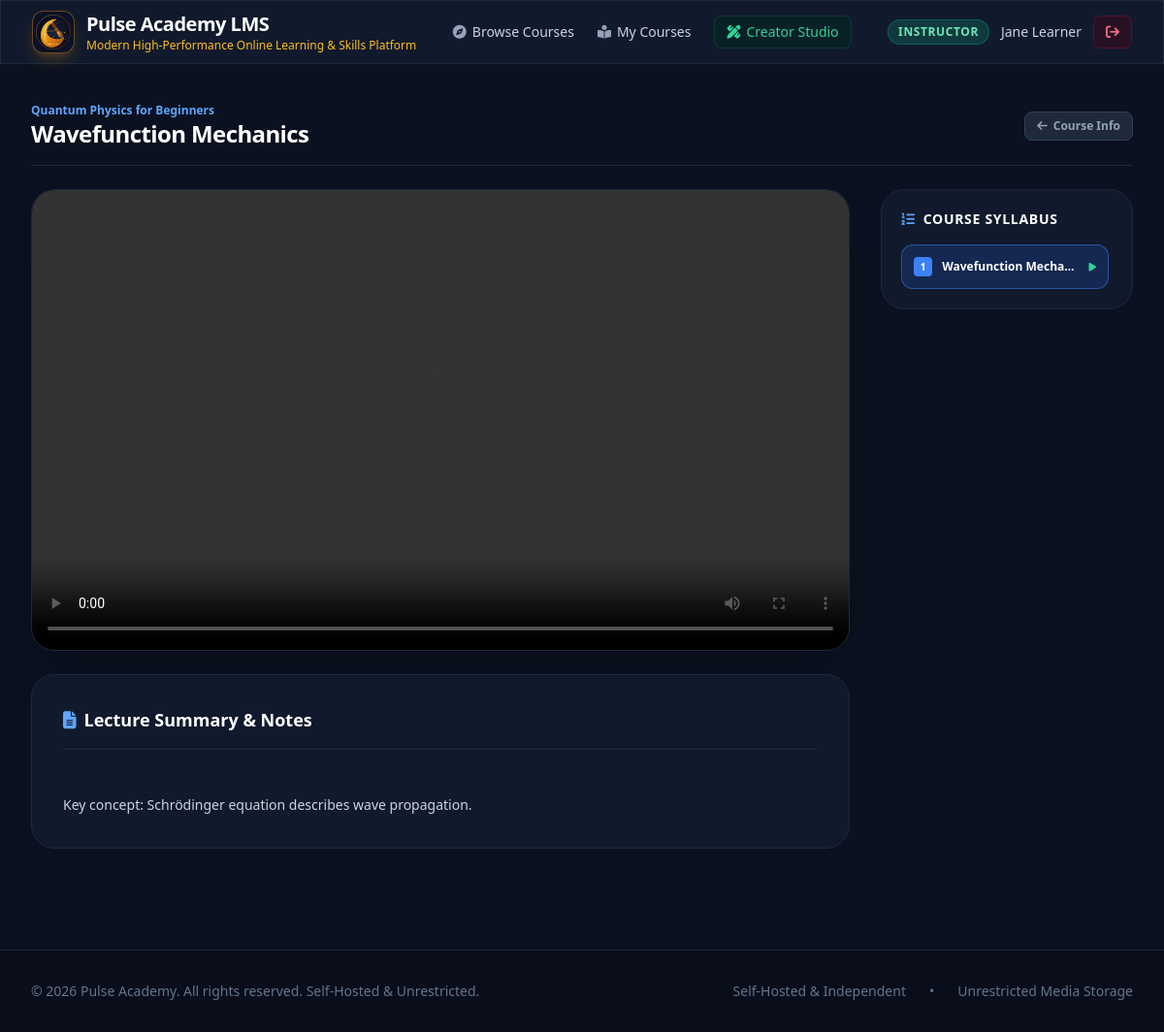
Before: /learn/quantum-physics-for-beginners-705 (signed in) with the older database file.
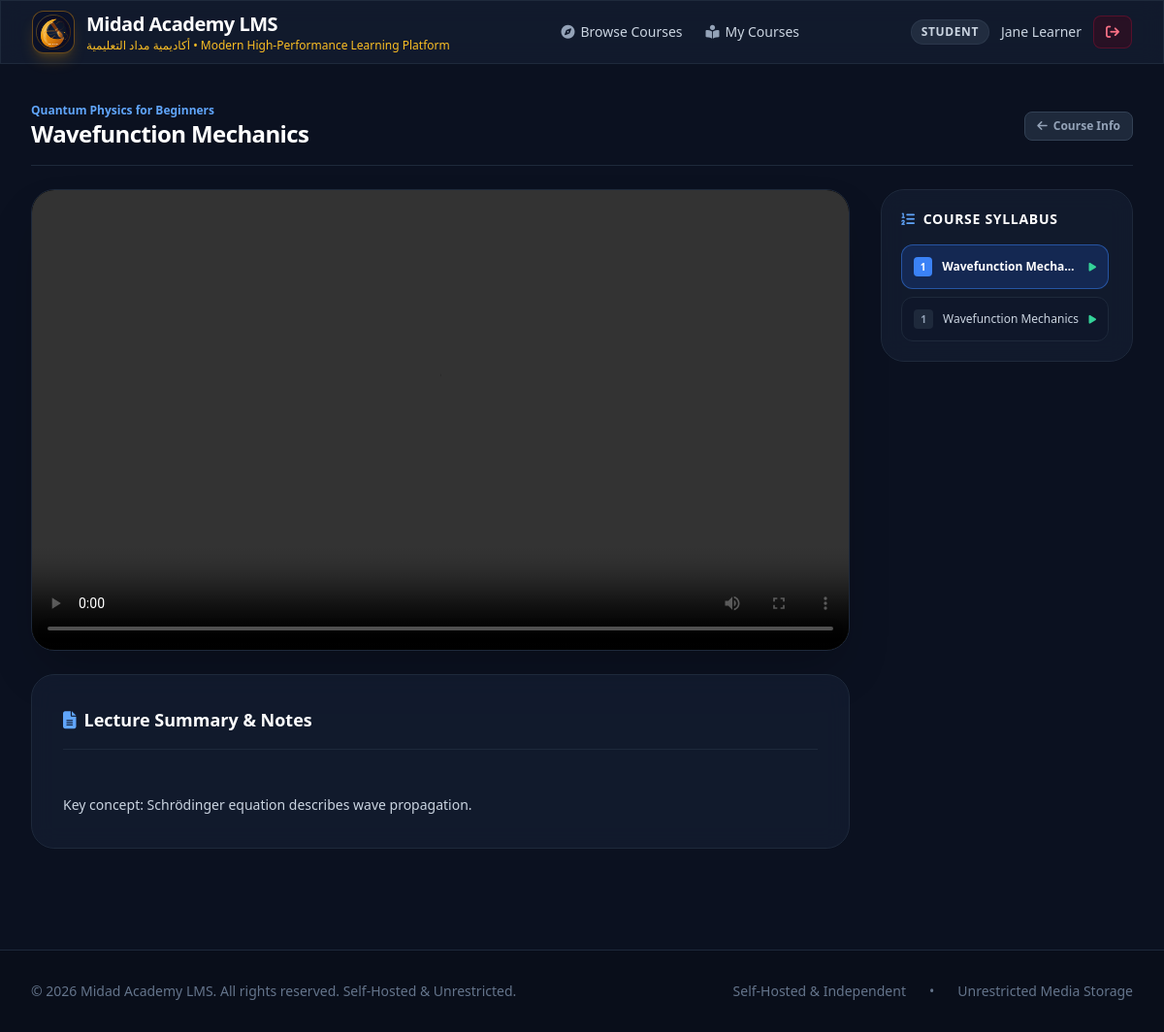
After: the same page with the newer database file.
### tables this page shows
CREATE TABLE settings (
        key TEXT PRIMARY KEY,
        value TEXT NOT NULL
    );

CREATE TABLE users (
        id INTEGER PRIMARY KEY AUTOINCREMENT,
        email TEXT UNIQUE NOT NULL,
        name TEXT NOT NULL,
        password_hash TEXT NOT NULL,
        role TEXT NOT NULL DEFAULT 'student',
        created_at TIMESTAMP DEFAULT CURRENT_TIMESTAMP
    );

CREATE TABLE courses (
        id INTEGER PRIMARY KEY AUTOINCREMENT,
        title TEXT NOT NULL,
        slug TEXT UNIQUE NOT NULL,
        description TEXT,
        instructor_id INTEGER NOT NULL,
        cover_image TEXT,
        category TEXT DEFAULT 'Technology',
        price REAL DEFAULT 0.0,
        is_published INTEGER DEFAULT 1,
        created_at TIMESTAMP DEFAULT CURRENT_TIMESTAMP,
        FOREIGN KEY (instructor_id) REFERENCES users(id) ON DELETE CASCADE
    );

CREATE TABLE lessons (
        id INTEGER PRIMARY KEY AUTOINCREMENT,
        course_id INTEGER NOT NULL,
        title TEXT NOT NULL,
        order_index INTEGER DEFAULT 1,
        video_url TEXT,
        notes TEXT,
        pdf_url TEXT,
        created_at TIMESTAMP DEFAULT CURRENT_TIMESTAMP,
        FOREIGN KEY (course_id) REFERENCES courses(id) ON DELETE CASCADE
    );

### app.py (the view)
@app.route("/learn/<slug>")
@login_required
def learn_course(slug):
    conn = db.get_db_connection()
    course = conn.execute("SELECT * FROM courses WHERE slug = ?", (slug,)).fetchone()
    if not course:
        conn.close()
        abort(404)
    lessons = conn.execute("SELECT * FROM lessons WHERE course_id = ? ORDER BY order_index ASC", (course["id"],)).fetchall()
    quizzes = conn.execute("SELECT * FROM quizzes WHERE course_id = ?", (course["id"],)).fetchall()
    if not lessons:
        conn.close()
        flash("This course does not have any lessons published yet.", "warning")
        return redirect(url_for("course_detail", slug=slug))
    active_lesson_id = request.args.get("lesson_id")
    active_lesson = None
    if active_lesson_id:
        active_lesson = conn.execute("SELECT * FROM lessons WHERE id = ? AND course_id = ?", (active_lesson_id, course["id"])).fetchone()
    if not active_lesson:
        active_lesson = lessons[0]
    lesson_quiz = conn.execute("SELECT * FROM quizzes WHERE lesson_id = ? LIMIT 1", (active_lesson["id"],)).fetchone()
    conn.close()
    return render_template(
        "course_player.html",
        course=course,
        lessons=lessons,
        quizzes=quizzes,
        active_lesson=active_lesson,
        lesson_quiz=lesson_quiz
    )

### app.py (called while the page is built)
@app.context_processor
def inject_global_data():
    settings = db.get_settings()
    current_user = None
    if "user_id" in session:
        current_user = db.get_user_by_id(session["user_id"])
    return dict(settings=settings, current_user=current_user)

def login_required(f):
    @wraps(f)
    def decorated_function(*args, **kwargs):
        if "user_id" not in session:
            flash("Please sign in to access this page.", "warning")
            return redirect(url_for("login", next=request.url))
        return f(*args, **kwargs)
    return decorated_function

### database.py (called while the page is built)
def get_db_connection():
    conn = sqlite3.connect(DB_PATH)
    conn.row_factory = sqlite3.Row
    conn.execute("PRAGMA foreign_keys = ON")
    return conn

def get_settings():
    conn = get_db_connection()
    rows = conn.execute("SELECT key, value FROM settings").fetchall()
    conn.close()
    return {row["key"]: row["value"] for row in rows}

def get_user_by_id(user_id):
    conn = get_db_connection()
    user = conn.execute("SELECT * FROM users WHERE id = ?", (user_id,)).fetchone()
    conn.close()
    return user

### templates/course_player.html (shortened to what this page needs)
{% extends "base.html" %}
{% block content %}
<div class="max-w-7xl mx-auto px-4 sm:px-6 lg:px-8 py-6">
    <div class="flex items-center justify-between pb-4 border-b border-slate-800 mb-6">
        <div>
            <span class="text-xs font-semibold text-blue-400 block">{{ course.title }}</span>
            <h1 class="text-xl sm:text-2xl font-bold text-white tracking-tight">{{ active_lesson.title }}</h1>
        </div>
        <a href="{{ url_for('course_detail', slug=course.slug) }}" class="text-xs font-semibold text-slate-400 hover:text-white flex items-center gap-1.5 px-3 py-1.5 rounded-lg bg-slate-800 border border-slate-700">
            <i class="fa-solid fa-arrow-left"></i> Course Info
        </a>
    </div>
    <div class="grid grid-cols-1 lg:grid-cols-4 gap-8">
        <div class="lg:col-span-3 space-y-6">
            <div class="glass-card rounded-3xl overflow-hidden border border-slate-800 shadow-2xl bg-black">
                {% if active_lesson.video_url %}
                <div class="aspect-video w-full relative bg-black">
                    <video id="lecture-player" controls preload="metadata" class="w-full h-full object-contain">
                        <source src="{{ active_lesson.video_url }}" type="video/mp4">
                    </video>
                </div>
                {% else %}
                <div class="h-64 flex flex-col items-center justify-center text-slate-500">
                    <i class="fa-solid fa-film text-4xl mb-2"></i>
                    <p class="text-sm">No video lecture attached to this lesson.</p>
                </div>
                {% endif %}
            </div>
            <div class="glass-card p-6 sm:p-8 rounded-3xl border border-slate-800 space-y-6">
                <div class="flex items-center justify-between pb-4 border-b border-slate-800">
                    <h3 class="text-lg font-bold text-white flex items-center gap-2">
                        <i class="fa-solid fa-file-lines text-blue-400"></i> Lecture Summary & Notes
                    </h3>
                </div>
                <div class="text-sm text-slate-300 leading-relaxed space-y-4 whitespace-pre-line font-light">
                    {{ active_lesson.notes or "No notes provided for this lecture." }}
                </div>
            </div>
        </div>
        <div class="space-y-6">
            <div class="glass-card p-5 rounded-3xl border border-slate-800 sticky top-24">
                <h3 class="text-sm font-bold text-white uppercase tracking-wider mb-4 flex items-center gap-2">
                    <i class="fa-solid fa-list-ol text-blue-400"></i> Course Syllabus
                </h3>
                <div class="space-y-2 max-h-[70vh] overflow-y-auto pr-1">
                    {% for l in lessons %}
                    <a href="{{ url_for('learn_course', slug=course.slug, lesson_id=l.id) }}"
                       class="block p-3 rounded-xl border text-xs transition flex items-center justify-between
                       {% if l.id == active_lesson.id %} bg-blue-600/20 border-blue-500/50 text-white font-semibold
                       {% else %} bg-slate-900/50 border-slate-800 text-slate-300 hover:bg-slate-800/60 {% endif %}">
                        <div class="flex items-center space-x-2.5 min-w-0">
                            <span class="w-5 h-5 rounded flex items-center justify-center font-bold text-[10px]
                                {% if l.id == active_lesson.id %} bg-blue-500 text-white {% else %} bg-slate-800 text-slate-400 {% endif %}">
                                {{ l.order_index }}
                            </span>
                            <span class="truncate">{{ l.title }}</span>
                        </div>
                        {% if l.video_url %}
                        <i class="fa-solid fa-play text-[10px] text-emerald-400 ml-2"></i>
                        {% endif %}
                    </a>
                    {% endfor %}
                </div>
            </div>
        </div>
    </div>
</div>
{% endblock %}

### templates/base.html (shortened to what this page needs)
<!DOCTYPE html>
<html lang="en">
<head>
    <script src="https://cdn.tailwindcss.com"></script>
    <link rel="stylesheet" href="https://cdnjs.cloudflare.com/ajax/libs/font-awesome/6.4.0/css/all.min.css">
</head>
<body class="min-h-screen flex flex-col antialiased">
    <header class="sticky top-0 z-50 glass-card border-b border-slate-800">
        <div class="max-w-7xl mx-auto px-4 sm:px-6 lg:px-8">
            <div class="flex items-center justify-between h-16">
                <a href="{{ url_for('index') }}" class="flex items-center space-x-3 group">
                    <div class="w-11 h-11 rounded-xl bg-[#0A1128] border border-amber-500/40 p-0.5 flex items-center justify-center shadow-lg shadow-amber-500/20 group-hover:scale-105 transition overflow-hidden">
                        <img src="{{ url_for('static', filename='images/midad_logo.svg') }}" alt="Midad Academy LMS Logo" class="w-full h-full object-contain">
                    </div>
                    <div>
                        <span class="text-xl font-bold tracking-tight text-white block">{{ settings.site_name }}</span>
                        <span class="text-xs text-amber-400 font-medium hidden sm:block">{{ settings.tagline }}</span>
                    </div>
                </a>
                <nav class="hidden md:flex items-center space-x-6">
                    <a href="{{ url_for('index') }}" class="text-sm font-medium text-slate-300 hover:text-white transition flex items-center gap-1.5">
                        <i class="fa-solid fa-compass text-slate-400"></i> Browse Courses
                    </a>
                    {% if current_user %}
                        <a href="{{ url_for('my_learning') }}" class="text-sm font-medium text-slate-300 hover:text-white transition flex items-center gap-1.5">
                            <i class="fa-solid fa-book-open-reader text-slate-400"></i> My Courses
                        </a>
                        {% if current_user.role in ['instructor', 'super_admin'] %}
                        <a href="{{ url_for('studio') }}" class="text-sm font-medium text-emerald-400 hover:text-emerald-300 transition flex items-center gap-1.5 bg-emerald-950/40 px-3 py-1.5 rounded-lg border border-emerald-800/40">
                            <i class="fa-solid fa-pen-ruler"></i> Creator Studio
                        </a>
                        {% endif %}
                    {% endif %}
                </nav>
                <div class="flex items-center space-x-3">
                    {% if current_user %}
                        <div class="flex items-center space-x-3">
                            <span class="text-xs font-semibold px-2.5 py-1 rounded-full uppercase tracking-wider
                                {% if current_user.role == 'super_admin' %} bg-amber-500/20 text-amber-300 border border-amber-500/30
                                {% elif current_user.role == 'instructor' %} bg-emerald-500/20 text-emerald-300 border border-emerald-500/30
                                {% else %} bg-slate-700/50 text-slate-300 border border-slate-600/30 {% endif %}">
                                {{ current_user.role | replace('_', ' ') }}
                            </span>
                            <span class="text-sm font-medium text-slate-300 hidden lg:inline">{{ current_user.name }}</span>
                            <a href="{{ url_for('logout') }}" class="text-sm font-medium text-rose-400 hover:text-rose-300 transition bg-rose-950/40 px-3 py-1.5 rounded-lg border border-rose-800/40">
                                <i class="fa-solid fa-arrow-right-from-bracket"></i>
                            </a>
                        </div>
                    {% endif %}
                </div>
            </div>
        </div>
    </header>
    <main class="flex-grow">
        {% block content %}{% endblock %}
    </main>
    <footer class="mt-20 border-t border-slate-800 bg-[#090e1a] py-8">
        <div class="max-w-7xl mx-auto px-4 sm:px-6 lg:px-8 flex flex-col md:flex-row items-center justify-between text-sm text-slate-500 gap-4">
            <p>{{ settings.footer_text }}</p>
            <div class="flex items-center space-x-6">
                <span>Self-Hosted & Independent</span>
                <span>•</span>
                <span>Unrestricted Media Storage</span>
            </div>
        </div>
    </footer>
</body>
</html>

### templates/base.html (style rules this page uses)
body { background-color: #0b1120; color: #f8fafc; font-family: system-ui, -apple-system, sans-serif; }
.glass-card { background: rgba(21, 31, 50, 0.7); backdrop-filter: blur(12px); border: 1px solid rgba(255, 255, 255, 0.08); }

Changed rows visible on the page:
changed settings: site_name "Pulse Academy LMS" → "Midad Academy LMS"
changed settings: tagline "Modern High-Performance Online Learning & Skills Platform" → "أكاديمية مداد التعليمية • Modern High-Performance Learning Platform"
changed users "Jane Learner": role "INSTRUCTOR" → "STUDENT"
added lessons: order_index "1", title "Wavefunction Mechanics"
changed settings: footer_text "© 2026 Pulse Academy. All rights reserved. Self-Hosted & Unrestricted." → "© 2026 Midad Academy LMS. All rights reserved. Self-Hosted & Unrestricted."
Other visible differences:
text no longer shown: "Creator Studio"
